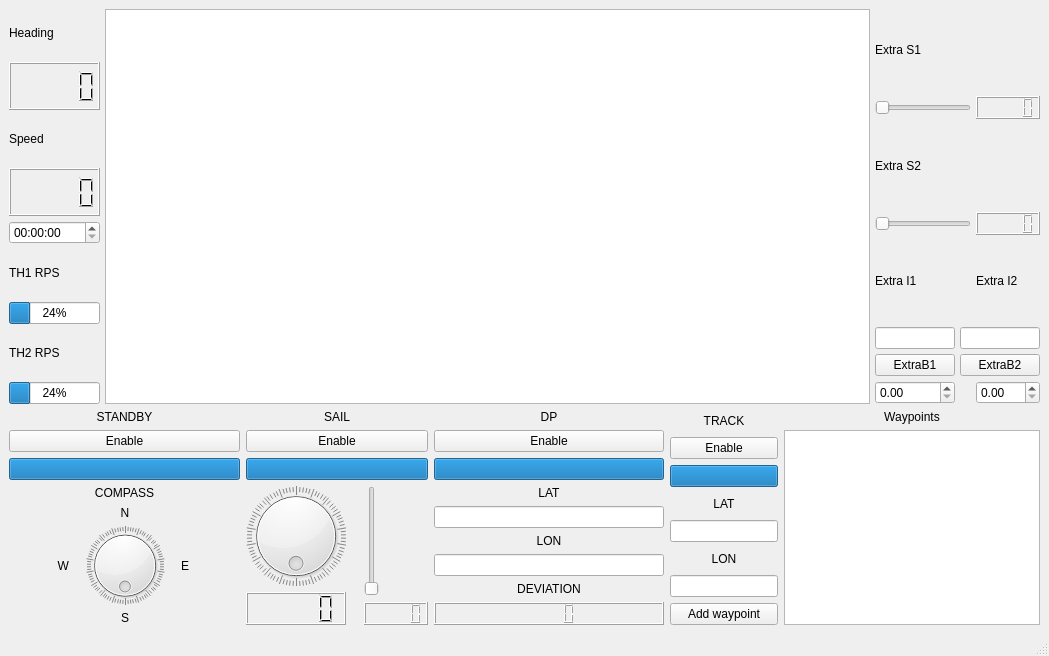
<?xml version="1.0" encoding="UTF-8"?>
<ui version="4.0">
 <class>MainWindow</class>
 <widget class="QMainWindow" name="MainWindow">
  <property name="geometry">
   <rect>
    <x>0</x>
    <y>0</y>
    <width>1049</width>
    <height>656</height>
   </rect>
  </property>
  <property name="windowTitle">
   <string>MainWindow</string>
  </property>
  <property name="animated">
   <bool>true</bool>
  </property>
  <widget class="QWidget" name="centralwidget">
   <layout class="QGridLayout" name="gridLayout_5">
    <item row="0" column="0">
     <layout class="QVBoxLayout" name="verticalLayout_10" stretch="3,1">
      <item>
       <layout class="QHBoxLayout" name="horizontalLayout_2" stretch="1,10,1">
        <property name="spacing">
         <number>5</number>
        </property>
        <item>
         <layout class="QVBoxLayout" name="verticalLayout_9">
          <item>
           <widget class="QLabel" name="Global_Heading_Label">
            <property name="text">
             <string>Heading</string>
            </property>
           </widget>
          </item>
          <item>
           <widget class="QLCDNumber" name="Global_Heading_LCD"/>
          </item>
          <item>
           <widget class="QLabel" name="Global_Speed_Label">
            <property name="text">
             <string>Speed</string>
            </property>
           </widget>
          </item>
          <item>
           <widget class="QLCDNumber" name="Global_Speed_LCD"/>
          </item>
          <item>
           <widget class="QTimeEdit" name="Global_Timer"/>
          </item>
          <item>
           <widget class="QLabel" name="Gloabl_Throttle1_Label">
            <property name="text">
             <string>TH1 RPS</string>
            </property>
           </widget>
          </item>
          <item>
           <widget class="QProgressBar" name="Global_Throttle1_Status">
            <property name="value">
             <number>24</number>
            </property>
           </widget>
          </item>
          <item>
           <widget class="QLabel" name="Global_Throttle2_Label">
            <property name="text">
             <string>TH2 RPS</string>
            </property>
           </widget>
          </item>
          <item>
           <widget class="QProgressBar" name="Global_Throttle2_Status">
            <property name="value">
             <number>24</number>
            </property>
           </widget>
          </item>
         </layout>
        </item>
        <item>
         <widget class="QGraphicsView" name="MapPlaceHolder"/>
        </item>
        <item>
         <layout class="QGridLayout" name="gridLayout_4">
          <item row="7" column="2">
           <widget class="QDoubleSpinBox" name="SpinBox2"/>
          </item>
          <item row="6" column="1" colspan="2">
           <widget class="QPushButton" name="Extra_Button_2">
            <property name="text">
             <string>ExtraB2</string>
            </property>
           </widget>
          </item>
          <item row="7" column="0">
           <widget class="QDoubleSpinBox" name="SpinBox1"/>
          </item>
          <item row="6" column="0">
           <widget class="QPushButton" name="Extra_Button_1">
            <property name="text">
             <string>ExtraB1</string>
            </property>
           </widget>
          </item>
          <item row="0" column="0">
           <widget class="QLabel" name="Extra_S1_Label">
            <property name="text">
             <string>Extra S1</string>
            </property>
           </widget>
          </item>
          <item row="2" column="0">
           <widget class="QLabel" name="Extra_S2_Label">
            <property name="text">
             <string>Extra S2</string>
            </property>
           </widget>
          </item>
          <item row="3" column="0" colspan="2">
           <widget class="QSlider" name="Extra_Slider_2">
            <property name="orientation">
             <enum>Qt::Horizontal</enum>
            </property>
           </widget>
          </item>
          <item row="3" column="2">
           <widget class="QLCDNumber" name="Extra_LCD_2"/>
          </item>
          <item row="5" column="0">
           <widget class="QLineEdit" name="Extra_Input_1"/>
          </item>
          <item row="4" column="2">
           <widget class="QLabel" name="Extra_Input_2_Label">
            <property name="text">
             <string>Extra I2</string>
            </property>
           </widget>
          </item>
          <item row="1" column="2">
           <widget class="QLCDNumber" name="Extra_LCD_1"/>
          </item>
          <item row="4" column="0">
           <widget class="QLabel" name="Extra_Input_1_Label">
            <property name="text">
             <string>Extra I1</string>
            </property>
           </widget>
          </item>
          <item row="1" column="0" colspan="2">
           <widget class="QSlider" name="Extra_Slider_1">
            <property name="orientation">
             <enum>Qt::Horizontal</enum>
            </property>
           </widget>
          </item>
          <item row="5" column="1" colspan="2">
           <widget class="QLineEdit" name="Extra_Input_2"/>
          </item>
         </layout>
        </item>
       </layout>
      </item>
      <item>
       <layout class="QHBoxLayout" name="horizontalLayout">
        <item>
         <layout class="QVBoxLayout" name="verticalLayout_8">
          <item>
           <layout class="QVBoxLayout" name="verticalLayout_7">
            <item>
             <widget class="QLabel" name="Standby_Label">
              <property name="text">
               <string>STANDBY</string>
              </property>
              <property name="alignment">
               <set>Qt::AlignCenter</set>
              </property>
             </widget>
            </item>
            <item>
             <widget class="QPushButton" name="Enable_Standby_Button">
              <property name="text">
               <string>Enable</string>
              </property>
             </widget>
            </item>
            <item>
             <widget class="QProgressBar" name="Standby_Status_Icon">
              <property name="value">
               <number>100</number>
              </property>
              <property name="textVisible">
               <bool>false</bool>
              </property>
             </widget>
            </item>
            <item>
             <widget class="QLabel" name="Compass_Label">
              <property name="text">
               <string>COMPASS</string>
              </property>
              <property name="alignment">
               <set>Qt::AlignCenter</set>
              </property>
             </widget>
            </item>
           </layout>
          </item>
          <item>
           <layout class="QGridLayout" name="gridLayout_3">
            <item row="1" column="1">
             <widget class="QDial" name="Compass_Dial">
              <property name="maximum">
               <number>360</number>
              </property>
              <property name="wrapping">
               <bool>true</bool>
              </property>
              <property name="notchesVisible">
               <bool>true</bool>
              </property>
             </widget>
            </item>
            <item row="1" column="2">
             <widget class="QLabel" name="East_Label">
              <property name="text">
               <string>E</string>
              </property>
             </widget>
            </item>
            <item row="0" column="1">
             <widget class="QLabel" name="North_Label">
              <property name="text">
               <string>N</string>
              </property>
              <property name="alignment">
               <set>Qt::AlignCenter</set>
              </property>
             </widget>
            </item>
            <item row="1" column="0">
             <widget class="QLabel" name="West_Label">
              <property name="text">
               <string>W</string>
              </property>
              <property name="alignment">
               <set>Qt::AlignRight|Qt::AlignTrailing|Qt::AlignVCenter</set>
              </property>
             </widget>
            </item>
            <item row="2" column="1">
             <widget class="QLabel" name="S_Label">
              <property name="text">
               <string>S</string>
              </property>
              <property name="alignment">
               <set>Qt::AlignCenter</set>
              </property>
             </widget>
            </item>
           </layout>
          </item>
         </layout>
        </item>
        <item>
         <layout class="QGridLayout" name="gridLayout">
          <item row="1" column="3">
           <layout class="QVBoxLayout" name="verticalLayout_5">
            <item>
             <widget class="QSlider" name="Sail_Throttle_Slider">
              <property name="orientation">
               <enum>Qt::Vertical</enum>
              </property>
             </widget>
            </item>
            <item>
             <widget class="QLCDNumber" name="Sail_Throttle_LCD"/>
            </item>
           </layout>
          </item>
          <item row="0" column="0" colspan="4">
           <layout class="QVBoxLayout" name="verticalLayout_6">
            <item>
             <widget class="QLabel" name="Sail_Label">
              <property name="text">
               <string>SAIL</string>
              </property>
              <property name="alignment">
               <set>Qt::AlignCenter</set>
              </property>
             </widget>
            </item>
            <item>
             <widget class="QPushButton" name="Enable_Sail_Button">
              <property name="text">
               <string>Enable</string>
              </property>
             </widget>
            </item>
            <item>
             <widget class="QProgressBar" name="Sail_Status_Icon">
              <property name="value">
               <number>100</number>
              </property>
              <property name="textVisible">
               <bool>false</bool>
              </property>
             </widget>
            </item>
           </layout>
          </item>
          <item row="1" column="0">
           <layout class="QVBoxLayout" name="verticalLayout_4">
            <item>
             <widget class="QDial" name="Sail_Heading_Dial">
              <property name="maximum">
               <number>360</number>
              </property>
              <property name="wrapping">
               <bool>true</bool>
              </property>
              <property name="notchesVisible">
               <bool>true</bool>
              </property>
             </widget>
            </item>
            <item>
             <widget class="QLCDNumber" name="Sail_Heading_LCD"/>
            </item>
           </layout>
          </item>
         </layout>
        </item>
        <item>
         <layout class="QVBoxLayout" name="verticalLayout_3">
          <item>
           <widget class="QLabel" name="Dp_Label">
            <property name="text">
             <string>DP</string>
            </property>
            <property name="alignment">
             <set>Qt::AlignCenter</set>
            </property>
           </widget>
          </item>
          <item>
           <widget class="QPushButton" name="Enable_Dp_Button">
            <property name="text">
             <string>Enable</string>
            </property>
           </widget>
          </item>
          <item>
           <widget class="QProgressBar" name="Dp_Status_Icon">
            <property name="value">
             <number>100</number>
            </property>
            <property name="textVisible">
             <bool>false</bool>
            </property>
           </widget>
          </item>
          <item>
           <widget class="QLabel" name="Lat_Dp_Label">
            <property name="text">
             <string>LAT</string>
            </property>
            <property name="alignment">
             <set>Qt::AlignCenter</set>
            </property>
           </widget>
          </item>
          <item>
           <widget class="QLineEdit" name="Lat_Input_Dp"/>
          </item>
          <item>
           <widget class="QLabel" name="Lon_Dp_Label">
            <property name="text">
             <string>LON</string>
            </property>
            <property name="alignment">
             <set>Qt::AlignCenter</set>
            </property>
           </widget>
          </item>
          <item>
           <widget class="QLineEdit" name="Lon_Input_Dp"/>
          </item>
          <item>
           <widget class="QLabel" name="Deviation_Dp_Label">
            <property name="text">
             <string>DEVIATION</string>
            </property>
            <property name="alignment">
             <set>Qt::AlignCenter</set>
            </property>
           </widget>
          </item>
          <item>
           <widget class="QLCDNumber" name="Deviation_Dp_LCD"/>
          </item>
         </layout>
        </item>
        <item>
         <layout class="QGridLayout" name="gridLayout_2">
          <item row="0" column="0">
           <layout class="QVBoxLayout" name="verticalLayout">
            <item>
             <widget class="QLabel" name="Track_Label">
              <property name="text">
               <string>TRACK</string>
              </property>
              <property name="alignment">
               <set>Qt::AlignCenter</set>
              </property>
             </widget>
            </item>
            <item>
             <widget class="QPushButton" name="Enable_Track_Button">
              <property name="text">
               <string>Enable</string>
              </property>
             </widget>
            </item>
            <item>
             <widget class="QProgressBar" name="Track_Status_Icon">
              <property name="value">
               <number>100</number>
              </property>
              <property name="textVisible">
               <bool>false</bool>
              </property>
             </widget>
            </item>
            <item>
             <widget class="QLabel" name="Lat_Label_Track">
              <property name="text">
               <string>LAT</string>
              </property>
              <property name="alignment">
               <set>Qt::AlignCenter</set>
              </property>
             </widget>
            </item>
            <item>
             <widget class="QLineEdit" name="Lat_Track_Input"/>
            </item>
            <item>
             <widget class="QLabel" name="Lon_Label_Track">
              <property name="text">
               <string>LON</string>
              </property>
              <property name="alignment">
               <set>Qt::AlignCenter</set>
              </property>
             </widget>
            </item>
            <item>
             <widget class="QLineEdit" name="Lon_Input_Track"/>
            </item>
            <item>
             <widget class="QPushButton" name="Add_WayPoint_Button">
              <property name="text">
               <string>Add waypoint</string>
              </property>
             </widget>
            </item>
           </layout>
          </item>
          <item row="0" column="1">
           <layout class="QVBoxLayout" name="verticalLayout_2">
            <item>
             <widget class="QLabel" name="Waypoints_Label">
              <property name="text">
               <string>Waypoints</string>
              </property>
              <property name="alignment">
               <set>Qt::AlignCenter</set>
              </property>
             </widget>
            </item>
            <item>
             <widget class="QListView" name="WayPoint_ListView"/>
            </item>
           </layout>
          </item>
         </layout>
        </item>
       </layout>
      </item>
     </layout>
    </item>
   </layout>
  </widget>
  <widget class="QMenuBar" name="menubar">
   <property name="geometry">
    <rect>
     <x>0</x>
     <y>0</y>
     <width>1049</width>
     <height>22</height>
    </rect>
   </property>
  </widget>
  <widget class="QStatusBar" name="statusbar"/>
 </widget>
 <resources/>
 <connections/>
</ui>
